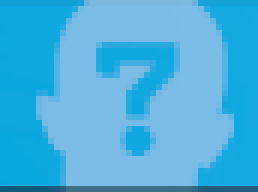
#> input picture data/models/unselected-hud.png, 43 x 32 px (shown 6 times larger)
$ python -i build_resource_pack.py   (imports and definitions only)   (older library calls are emulated)
#> lines starting #> are read from the running program, lines starting #| are printed output that depends on the picture
"""Build a standalone recognition pack; using only the versioned asset manifest and base models."""
import argparse
import hashlib
import json
from pathlib import Path
import re
import shutil
import struct
import zipfile
import zlib

import cv2
import numpy as np

ROOT = Path(__file__).resolve().parents[1]
GEOMETRY = [(1.84, 1.20, .37)] + [(s, x, y) for s in (1.78, 1.90)
                                      for x in (1.16, 1.24) for y in (.33, .41)]
MODEL_FILES = {'templates.qz', 'foreground.qz', 'manifest.json', 'names.onnx',
               'ready.png', 'unselected-hud.png', 'unselected-panel.png'}


def normalize(v):
    v = np.asarray(v, np.float32).ravel().copy()
    v -= v.mean()
    return v / max(float(np.linalg.norm(v)), 1e-6)


# [137 lines left out: functions source_path, read_image, validate_source, localized_names, foreground_masks, portrait_vectors and 1 more, not called in this run]


def perk_vector(image):
    gray = cv2.cvtColor(image, cv2.COLOR_BGR2GRAY)
    contours = cv2.findContours(np.uint8(gray > 200), cv2.RETR_EXTERNAL, cv2.CHAIN_APPROX_SIMPLE)[0]
    if contours:
        x, y, w, h = cv2.boundingRect(max(contours, key=cv2.contourArea))
        if w > gray.shape[1] * .4 and h > gray.shape[0] * .4:
            gray = gray[y:y+h, x:x+w]
    return normalize(cv2.resize(gray, (32, 32))[6:26, 6:26])


# [39 lines left out: functions glyph_vectors, client_glyph_vectors, not called in this run]


def pack(raw):
    return struct.pack('>I', len(raw)) + zlib.compress(raw, 9)


# [108 lines left out: functions build, archive, main, not called in this run]


# [2 lines not run here, left out]

>>> import cv2
>>> picture = cv2.imread('../data/models/unselected-hud.png')
#> picture is the input picture: shape (32, 43, 3); mean B, G, R 224.1, 176.3, 73.7
>>> result = perk_vector(picture)
#> in perk_vector, `gray = cv2.cvtColor(image, cv2.COLOR_BGR2GRAY)`:
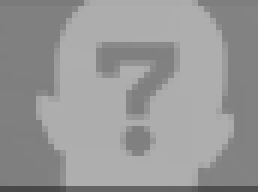
#> gray: shape (32, 43) (shown 6 times larger); min 72, max 175, mean 151
#> in perk_vector, `contours = cv2.findContours(np.uint8(gray > 200), cv2.RETR_EXTERNAL, c..`: contours = []
#> in normalize, `v = np.asarray(v, np.float32).ravel().copy()`: v = 400 values, max 174 at index 11, min 127 at index 231, mean 162.6
#> in normalize, `v -= v.mean()`: v = 400 values, max 11.37 at index 11, min -35.63 at index 231, mean -4.88e-06
#> result = 400 values, max 0.0336 at index 11, min -0.105 at index 231, mean -1.49e-08
